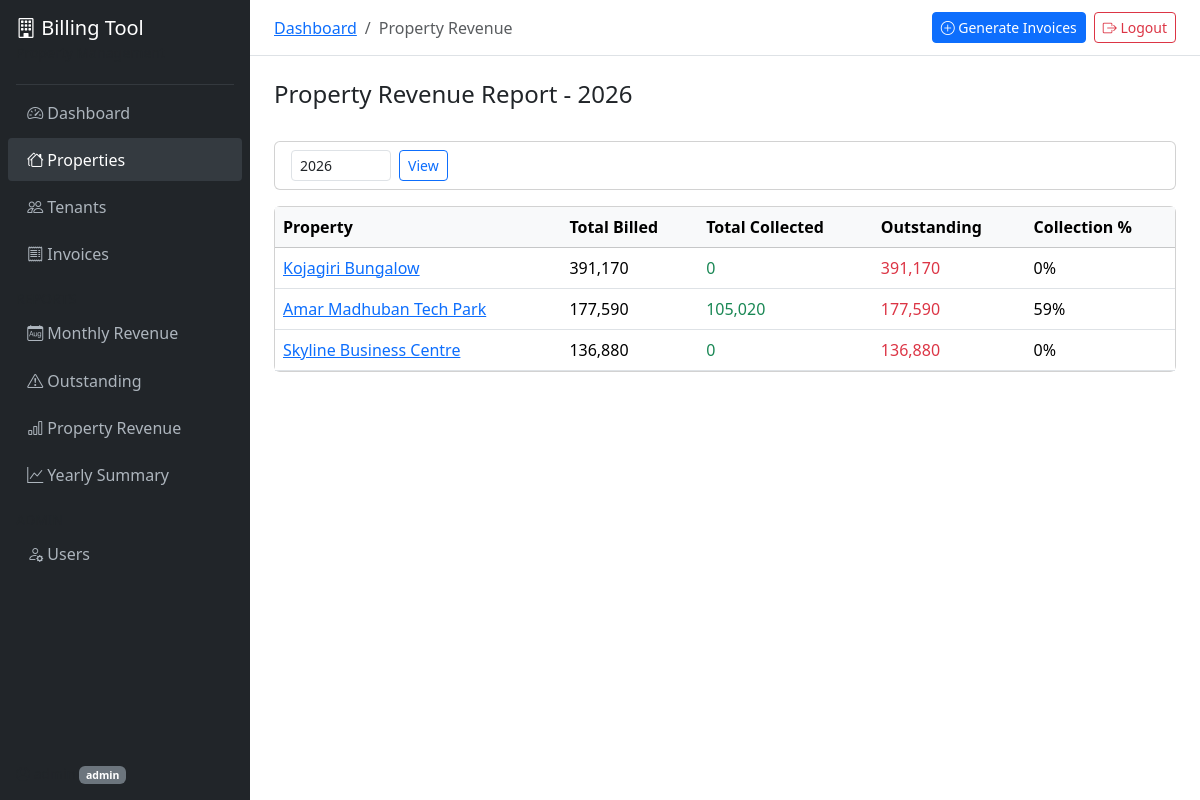
Screenshot of /dashboard/reports/property/ (signed in) with the database file from the repository.
### accounts/models.py (models this page shows, shortened)
class User(AbstractUser):
    class Role(models.TextChoices):
        ADMIN = 'admin', 'Admin'
        ACCOUNTANT = 'accountant', 'Accountant'
        VIEWER = 'viewer', 'Viewer'
    role = models.CharField(max_length=20, choices=Role.choices, default=Role.VIEWER)
    phone = models.CharField(max_length=15, blank=True)
    def is_accountant(self):
        return self.role in (self.Role.ADMIN, self.Role.ACCOUNTANT)

### properties/models.py (models this page shows, shortened)
class Property(models.Model):
    name = models.CharField(max_length=200)
    address = models.TextField()
    city = models.CharField(max_length=100)
    state = models.CharField(max_length=100)
    pincode = models.CharField(max_length=10)
    gst_number = models.CharField(max_length=20, blank=True)
    contact_person = models.CharField(max_length=100, blank=True)
    contact_email = models.EmailField(blank=True)
    contact_phone = models.CharField(max_length=15, blank=True)
    logo = models.ImageField(upload_to='property_logos/', blank=True, null=True)
    is_active = models.BooleanField(default=True)
    created_by = models.ForeignKey(
        settings.AUTH_USER_MODEL, on_delete=models.SET_NULL,
        null=True, related_name='properties_created'
    )
    created_at = models.DateTimeField(auto_now_add=True)
    updated_at = models.DateTimeField(auto_now=True)
    class Meta:
        verbose_name_plural = 'Properties'
        ordering = ['name']

### dashboard/views.py (the view)
# urls.py: path('reports/property/', views.report_property_view, name='report_property'),
@login_required
def report_property_view(request):
    year = int(request.GET.get('year', date.today().year))
    properties = Property.objects.filter(is_active=True).annotate(
        total_billed=Sum('invoices__total_amount', filter=Q(
            invoices__issue_date__year=year) & ~Q(invoices__status='cancelled')),
        total_collected=Sum('invoices__amount_paid', filter=Q(
            invoices__issue_date__year=year) & ~Q(invoices__status='cancelled')),
    ).order_by('-total_billed')
    return render(request, 'dashboard/report_property.html', {
        'properties': properties, 'year': year,
    })

### dashboard/templates/dashboard/report_property.html (shortened to what this page needs)
{% extends "base.html" %}
{% load humanize %}
{% block breadcrumb %}
<li class="breadcrumb-item"><a href="{% url 'dashboard' %}">Dashboard</a></li>
<li class="breadcrumb-item active">Property Revenue</li>
{% endblock %}
{% block content %}
<div class="d-flex justify-content-between align-items-center mb-4">
    <h4>Property Revenue Report - {{ year }}</h4>
</div>
<div class="card mb-3">
    <div class="card-body py-2">
        <form method="get" class="d-flex gap-2 align-items-center">
            <input type="number" name="year" class="form-control form-control-sm" value="{{ year }}" style="width: 100px;">
            <button class="btn btn-sm btn-outline-primary">View</button>
        </form>
    </div>
</div>
<div class="card">
    <div class="table-responsive">
        <table class="table table-hover mb-0">
            <thead class="table-light">
                <tr><th>Property</th><th>Total Billed</th><th>Total Collected</th><th>Outstanding</th><th>Collection %</th></tr>
            </thead>
            <tbody>
                {% for p in properties %}
                <tr>
                    <td><a href="{% url 'property_detail' p.pk %}">{{ p.name }}</a></td>
                    <td>{{ p.total_billed|default:0|floatformat:0|intcomma }}</td>
                    <td class="text-success">{{ p.total_collected|default:0|floatformat:0|intcomma }}</td>
                    <td class="text-danger">{% widthratio p.total_collected|default:0 1 -1 as neg %}{% with outstanding=p.total_billed|default:0 %}{{ outstanding|floatformat:0|intcomma }}{% endwith %}</td>
                    <td>{% if p.total_billed %}{% widthratio p.total_collected|default:0 p.total_billed 100 %}%{% else %}-{% endif %}</td>
                </tr>
                {% empty %}
                <tr><td colspan="5" class="text-center text-muted py-4">No data.</td></tr>
                {% endfor %}
            </tbody>
        </table>
    </div>
</div>
{% endblock %}

### templates/base.html (shortened to what this page needs)
{% load humanize %}
<!DOCTYPE html>
<html lang="en">
<head>
    <link href="https://cdn.jsdelivr.net/npm/bootstrap@5.3.3/dist/css/bootstrap.min.css" rel="stylesheet">
    <link href="https://cdn.jsdelivr.net/npm/bootstrap-icons@1.11.3/font/bootstrap-icons.min.css" rel="stylesheet">
</head>
<body>
    <nav class="sidebar d-flex flex-column" id="sidebar">
        <div class="p-3 text-white">
            <h5 class="mb-0"><i class="bi bi-building"></i> Billing Tool</h5>
            <small class="text-muted">Property Management</small>
        </div>
        <hr class="text-secondary mx-3 my-1">
        <ul class="nav flex-column">
            <li class="nav-item">
                <a class="nav-link {% if request.resolver_match.url_name == 'dashboard' %}active{% endif %}" href="{% url 'dashboard' %}">
                    <i class="bi bi-speedometer2"></i> Dashboard
                </a>
            </li>
            <li class="nav-item">
                <a class="nav-link {% if 'property' in request.resolver_match.url_name %}active{% endif %}" href="{% url 'property_list' %}">
                    <i class="bi bi-houses"></i> Properties
                </a>
            </li>
            <li class="nav-item">
                <a class="nav-link {% if 'tenant' in request.resolver_match.url_name %}active{% endif %}" href="{% url 'tenant_list' %}">
                    <i class="bi bi-people"></i> Tenants
                </a>
            </li>
            <li class="nav-item">
                <a class="nav-link {% if 'invoice' in request.resolver_match.url_name %}active{% endif %}" href="{% url 'invoice_list' %}">
                    <i class="bi bi-receipt"></i> Invoices
                </a>
            </li>
            <li class="nav-item mt-2">
                <small class="text-muted px-3">REPORTS</small>
            </li>
            <li class="nav-item">
                <a class="nav-link" href="{% url 'report_monthly' %}">
                    <i class="bi bi-calendar-month"></i> Monthly Revenue
                </a>
            </li>
            <li class="nav-item">
                <a class="nav-link" href="{% url 'report_outstanding' %}">
                    <i class="bi bi-exclamation-triangle"></i> Outstanding
                </a>
            </li>
            <li class="nav-item">
                <a class="nav-link" href="{% url 'report_property' %}">
                    <i class="bi bi-bar-chart"></i> Property Revenue
                </a>
            </li>
            <li class="nav-item">
                <a class="nav-link" href="{% url 'report_yearly' %}">
                    <i class="bi bi-graph-up"></i> Yearly Summary
                </a>
            </li>
            {% if user.role == 'admin' %}
            <li class="nav-item mt-2">
                <small class="text-muted px-3">ADMIN</small>
            </li>
            <li class="nav-item">
                <a class="nav-link" href="{% url 'user_list' %}">
                    <i class="bi bi-person-gear"></i> Users
                </a>
            </li>
            {% endif %}
        </ul>
        <div class="mt-auto p-3">
            <div class="text-muted small">
                <i class="bi bi-person-circle"></i> {{ user.get_full_name|default:user.username }}
                <span class="badge bg-secondary">{{ user.role }}</span>
            </div>
        </div>
    </nav>
    <div class="main-content">
        <div class="top-navbar d-flex justify-content-between align-items-center">
            <nav aria-label="breadcrumb">
                <ol class="breadcrumb mb-0">
                    {% block breadcrumb %}{% endblock %}
                </ol>
            </nav>
            <div class="d-flex align-items-center gap-2">
                {% if user.is_accountant %}
                <a href="{% url 'generate_invoices' %}" class="btn btn-sm btn-primary">
                    <i class="bi bi-plus-circle"></i> Generate Invoices
                </a>
                {% endif %}
                <a href="{% url 'logout' %}" class="btn btn-sm btn-outline-danger">
                    <i class="bi bi-box-arrow-right"></i> Logout
                </a>
            </div>
        </div>
        <div class="p-4">
            {% block content %}{% endblock %}
        </div>
    </div>
</body>
</html>

### templates/base.html (style rules this page uses)
body { min-height: 100vh; }
.sidebar { width: 250px; min-height: 100vh; background: #212529; position: fixed; top: 0; left: 0; z-index: 100; transition: transform 0.3s; }
.sidebar .nav-link { color: #adb5bd; padding: 0.6rem 1.2rem; border-radius: 0.25rem; margin: 2px 8px; }
.sidebar .nav-link:hover, .sidebar .nav-link.active { color: #fff; background: #343a40; }
.sidebar .nav-link i { width: 24px; }
.main-content { margin-left: 250px; min-height: 100vh; }
.top-navbar { background: #fff; border-bottom: 1px solid #dee2e6; padding: 0.75rem 1.5rem; }

### rows the page displays
User: role "admin"
Property: name "Kojagiri Bungalow", total_billed "391,170", total_collected "0", value "391,170"
Property: name "Amar Madhuban Tech Park", total_billed "177,590", total_collected "105,020", value "177,590", total_collected "59"
Property: name "Skyline Business Centre", total_billed "136,880", total_collected "0", value "136,880"

### other values shown
{{ year }} "2026"
